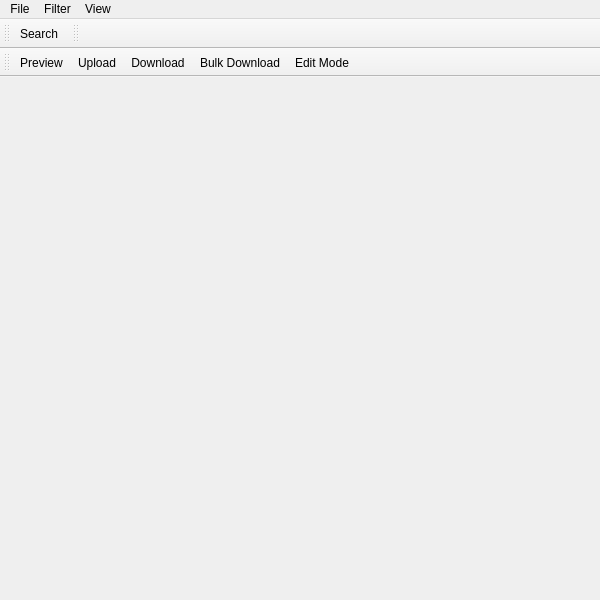
<?xml version="1.0" encoding="UTF-8"?>
<ui version="4.0">
 <class>ViewWidget</class>
 <widget class="QMainWindow" name="ViewWidget">
  <property name="geometry">
   <rect>
    <x>0</x>
    <y>0</y>
    <width>600</width>
    <height>600</height>
   </rect>
  </property>
  <property name="windowTitle">
   <string>MainWindow</string>
  </property>
  <widget class="QWidget" name="centralwidget"/>
  <widget class="QMenuBar" name="menubar">
   <property name="geometry">
    <rect>
     <x>0</x>
     <y>0</y>
     <width>600</width>
     <height>26</height>
    </rect>
   </property>
   <widget class="QMenu" name="menuSearch">
    <property name="title">
     <string>Filter</string>
    </property>
    <addaction name="actionSearch"/>
   </widget>
   <widget class="QMenu" name="menuFile">
    <property name="title">
     <string>File</string>
    </property>
    <addaction name="actionUpload"/>
    <addaction name="separator"/>
    <addaction name="actionImport_CSV"/>
    <addaction name="actionExport_CSV"/>
    <addaction name="actionExport_CSV_for_All"/>
    <addaction name="separator"/>
    <addaction name="actionPreview"/>
    <addaction name="actionDownload"/>
    <addaction name="actionBulk_Download"/>
   </widget>
   <widget class="QMenu" name="menuView">
    <property name="title">
     <string>View</string>
    </property>
    <addaction name="actionDisplayed_Field"/>
   </widget>
   <addaction name="menuFile"/>
   <addaction name="menuSearch"/>
   <addaction name="menuView"/>
  </widget>
  <widget class="QToolBar" name="searchBar">
   <property name="windowTitle">
    <string>Search Bar</string>
   </property>
   <property name="toolButtonStyle">
    <enum>Qt::ToolButtonStyle::ToolButtonTextBesideIcon</enum>
   </property>
   <attribute name="toolBarArea">
    <enum>TopToolBarArea</enum>
   </attribute>
   <attribute name="toolBarBreak">
    <bool>false</bool>
   </attribute>
   <addaction name="actionSearch"/>
  </widget>
  <widget class="QToolBar" name="filterBar">
   <property name="windowTitle">
    <string>Filter</string>
   </property>
   <attribute name="toolBarArea">
    <enum>TopToolBarArea</enum>
   </attribute>
   <attribute name="toolBarBreak">
    <bool>false</bool>
   </attribute>
  </widget>
  <widget class="QToolBar" name="toolBar">
   <property name="windowTitle">
    <string>toolBar</string>
   </property>
   <property name="toolButtonStyle">
    <enum>Qt::ToolButtonStyle::ToolButtonTextBesideIcon</enum>
   </property>
   <attribute name="toolBarArea">
    <enum>TopToolBarArea</enum>
   </attribute>
   <attribute name="toolBarBreak">
    <bool>true</bool>
   </attribute>
   <addaction name="actionPreview"/>
   <addaction name="actionUpload"/>
   <addaction name="actionDownload"/>
   <addaction name="actionBulk_Download"/>
   <addaction name="actionEdit_Mode"/>
  </widget>
  <action name="actionPrevious_Page">
   <property name="icon">
    <iconset theme="QIcon::ThemeIcon::GoPrevious"/>
   </property>
   <property name="text">
    <string>Previous Page</string>
   </property>
   <property name="menuRole">
    <enum>QAction::MenuRole::NoRole</enum>
   </property>
  </action>
  <action name="actionNext_Page">
   <property name="icon">
    <iconset theme="QIcon::ThemeIcon::GoNext"/>
   </property>
   <property name="text">
    <string>Next Page</string>
   </property>
   <property name="menuRole">
    <enum>QAction::MenuRole::NoRole</enum>
   </property>
  </action>
  <action name="actionSearch">
   <property name="text">
    <string>Search</string>
   </property>
   <property name="menuRole">
    <enum>QAction::MenuRole::NoRole</enum>
   </property>
  </action>
  <action name="actionPreview">
   <property name="text">
    <string>Preview</string>
   </property>
   <property name="toolTip">
    <string>Preview</string>
   </property>
   <property name="menuRole">
    <enum>QAction::MenuRole::NoRole</enum>
   </property>
  </action>
  <action name="actionDownload">
   <property name="icon">
    <iconset theme="QIcon::ThemeIcon::DocumentSave"/>
   </property>
   <property name="text">
    <string>Download</string>
   </property>
   <property name="menuRole">
    <enum>QAction::MenuRole::NoRole</enum>
   </property>
  </action>
  <action name="actionBulk_Download">
   <property name="icon">
    <iconset theme="QIcon::ThemeIcon::DocumentSave"/>
   </property>
   <property name="text">
    <string>Bulk Download</string>
   </property>
   <property name="menuRole">
    <enum>QAction::MenuRole::NoRole</enum>
   </property>
  </action>
  <action name="actionExport_CSV">
   <property name="text">
    <string>Export CSV for Selected</string>
   </property>
   <property name="toolTip">
    <string>Export CSV for Selected</string>
   </property>
   <property name="menuRole">
    <enum>QAction::MenuRole::NoRole</enum>
   </property>
  </action>
  <action name="actionImport_CSV">
   <property name="text">
    <string>Import CSV</string>
   </property>
   <property name="menuRole">
    <enum>QAction::MenuRole::NoRole</enum>
   </property>
  </action>
  <action name="actionEdit_Mode">
   <property name="checkable">
    <bool>true</bool>
   </property>
   <property name="icon">
    <iconset theme="QIcon::ThemeIcon::MailMessageNew"/>
   </property>
   <property name="text">
    <string>Edit Mode</string>
   </property>
   <property name="menuRole">
    <enum>QAction::MenuRole::NoRole</enum>
   </property>
  </action>
  <action name="actionUpload">
   <property name="text">
    <string>Upload</string>
   </property>
  </action>
  <action name="actionExport_CSV_for_All">
   <property name="text">
    <string>Export CSV for All</string>
   </property>
   <property name="toolTip">
    <string>Export CSV for All</string>
   </property>
   <property name="menuRole">
    <enum>QAction::MenuRole::NoRole</enum>
   </property>
  </action>
  <action name="actionAuto_Fill">
   <property name="text">
    <string>Auto Fill</string>
   </property>
   <property name="menuRole">
    <enum>QAction::MenuRole::NoRole</enum>
   </property>
  </action>
  <action name="actionDisplayed_Field">
   <property name="text">
    <string>Display Fields...</string>
   </property>
  </action>
  <action name="actionEdit_Document">
   <property name="text">
    <string>Edit Document</string>
   </property>
   <property name="menuRole">
    <enum>QAction::MenuRole::NoRole</enum>
   </property>
  </action>
 </widget>
 <resources/>
 <connections/>
</ui>
